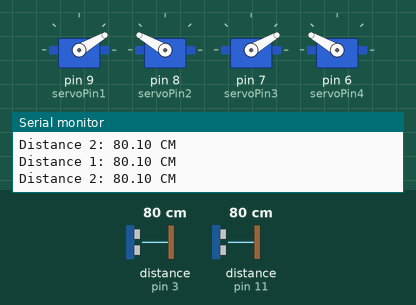
Simulated run of this sketch. Board: Arduino Uno, built with avr-gcc and run on an emulated ATmega328P. On the bench: 4 × servo, the last lines printed to the serial monitor. Wiring (inferred from the names in the program): 2 × ultrasonic range finder: trigger pin 4, echo pin 3 / trigger pin 10, echo pin 11. The test bench sets the inputs (shaded band); at power-on: distance to the obstacle (sensors on pin 3, pin 11) 80 cm. The echo pulse lasts 58.3 µs per cm.

Above: at 1.29 s.
1.3 s: distance to the obstacle (sensor on pin 3) set to 2 cm
At 1.61 s:
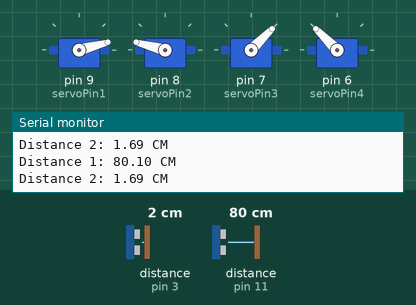
4.3 s: distance to the obstacle (sensor on pin 11) set to 6 cm
5.9 s: distance to the obstacle (sensor on pin 11) set to 3 cm
At 6.03 s:
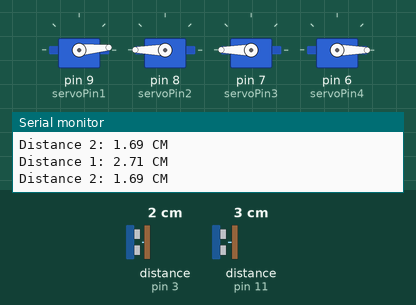
8.9 s: distance to the obstacle (sensor on pin 3) set to 5 cm
11.9 s: distance to the obstacle (sensor on pin 3) set to 8 cm
At 12.09 s:
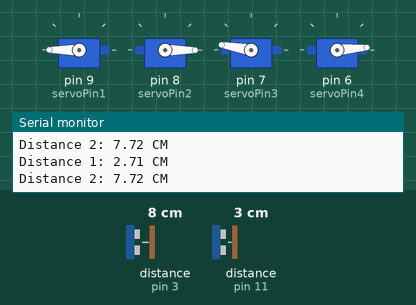
14.9 s: distance to the obstacle (sensor on pin 11) set to 35 cm
At 19.5 s:
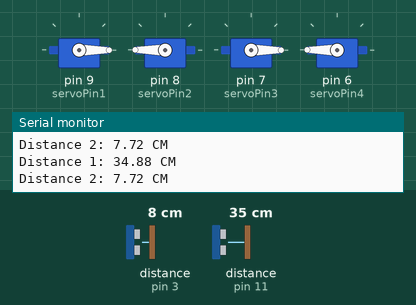
Timing chart, 0 to 24.9 s (numbered marks = the images above; inputs shaded):
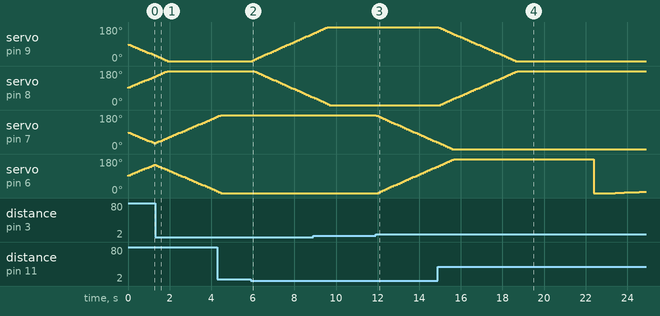

Measured:
- the behaviour switches between 5 and 4 cm on distance to the obstacle (sensor on pin 11) (found by bisection; images 1 and 2)
- the behaviour switches between 6 and 7 cm on distance to the obstacle (sensor on pin 3) (found by bisection; images 2 and 3)
- after the input at 5.9 s, servo on pin 9 (servoPin1): moves from 0° to 145° over 2.9 s, starting after 0.09 s
- after the input at 11.9 s, servo on pin 7 (servoPin3): moves from 180° to 35° over 2.9 s, starting at once; servo on pin 6 (servoPin4): moves from 0° to 140° over 2.8 s, starting after 0.15 s
- after the input at 14.9 s, servo on pin 9 (servoPin1): moves from 180° to 0° over 3.7 s, starting at once; servo on pin 8 (servoPin2): moves from 0° to 180° over 3.7 s, starting after 0.14 s

The sketch:

Suspension_Code.ino
```cpp
#include <Servo.h>

#define TRIG_PIN1 10
#define ECHO_PIN1 11
#define TRIG_PIN2 4
#define ECHO_PIN2 3

Servo servo1;
Servo servo2;
Servo servo3;
Servo servo4;


int servoPin1 = 9;
int servoPin2 = 8;
int servoPin3 = 7;
int servoPin4 = 6;
int servoPos1 = 90;
int servoPos2 = 90;
int servoPos3 = 90;
int servoPos4 = 90;

float minGoalDistance1 = 4.0; // Set the minimum goal distance for sensor 1 to 6cm
float maxGoalDistance1 = 5.0; // Set the maximum goal distance for sensor 1 to 7.5cm
float minGoalDistance2 = 5.0; // Set the minimum goal distance for sensor 2 to 8cm
float maxGoalDistance2 = 6.0; // Set the maximum goal distance for sensor 2 to 9.5cm

void setup() {
pinMode(TRIG_PIN1, OUTPUT);
  pinMode(ECHO_PIN1, INPUT);
  pinMode(TRIG_PIN2, OUTPUT);
  pinMode(ECHO_PIN2, INPUT);


  servo1.attach(servoPin1);
  servo1.write(servoPos1);

  servo2.attach(servoPin2);
  servo2.write(servoPos2);

  servo3.attach(servoPin3);
  servo3.write(servoPos3);

  servo4.attach(servoPin4);
  servo4.write(servoPos4);

  Serial.begin(9600);

}
void loop() {
  // Send ultrasonic pulse for sensor 1
  digitalWrite(TRIG_PIN1, LOW);
  delayMicroseconds(2);
  digitalWrite(TRIG_PIN1, HIGH);
  delayMicroseconds(10);
  digitalWrite(TRIG_PIN1, LOW);

  // Receive echo and calculate distance for sensor 1
  long duration1 = pulseIn(ECHO_PIN1, HIGH);
  float distance1 = duration1 / 58.0;

  // Send ultrasonic pulse for sensor 2
  digitalWrite(TRIG_PIN2, LOW);
  delayMicroseconds(2);
  digitalWrite(TRIG_PIN2, HIGH);
  delayMicroseconds(10);
  digitalWrite(TRIG_PIN2, LOW);

  // Receive echo and calculate distance for sensor 2
  long duration2 = pulseIn(ECHO_PIN2, HIGH);
  float distance2 = duration2 / 58.0;

  Serial.print("Distance 1: ");
  Serial.print(distance1);
  Serial.println(" CM");

  Serial.print("Distance 2: ");
  Serial.print(distance2);
  Serial.println(" CM");

  // Check if distance is within the acceptable range for sensor 1
  if (distance1 >= minGoalDistance1 && distance1 <= maxGoalDistance1) {
    // Do nothing if distance is within acceptable range for sensor 1
  } else {
    // Calculate the difference between the current distance and the goal distance for sensor 1
    float distanceDiff1 = (distance1 < minGoalDistance1) ? minGoalDistance1 - distance1 : distance1 - maxGoalDistance1;

    // Move servos 1 and 2 to adjust the height of the car for sensor 1
    if (distance1 < minGoalDistance1) {
      // Move servos 1 and 2 down to lower the car for sensor 1
      servoPos1 += 5;
      if (servoPos1 > 180) {
        servoPos1 = 180;
      }

      servoPos2 -= 5;
      if (servoPos2 > 180) {
        servoPos2 = 180;
      }
    } else {
      // Move servos 1 and 2 up to raise the car for sensor 1
      servoPos1 -= 5;
      if (servoPos1 < 0) {
        servoPos1 = 0;
      }

      servoPos2 += 5;
      if (servoPos2 < 0) {
        servoPos2 = 0;
      }
    }

    // Set the new positions for servos 1 and 2 for sensor 1
    servo1.write(servoPos1);
    servo2.write(servoPos2);
  }
// Control servo 3 and servo 4 based on the readings from the second ultrasonic sensor
 if (distance2 >= minGoalDistance2 && distance2 <= maxGoalDistance2) {
    // Do nothing if distance is within acceptable range for sensor 1
  } else {
    // Calculate the difference between the current distance and the goal distance for sensor 1
    float distanceDiff2 = (distance2 < minGoalDistance2) ? minGoalDistance2 - distance2 : distance2 - maxGoalDistance2;


  if (distance2 < minGoalDistance2) {
    // Move both servos down to lower the car
    servoPos3 += 5;
    if (servoPos3 > 180) {
      servoPos3 = 180;
    }

    servoPos4 -= 5;
    if (servoPos4 > 180) {
      servoPos4 = 180;
    }
  } else {
    // Move both servos up to raise the car
    servoPos3 -= 5;
    if (servoPos3 < 0) {
      servoPos3 = 0;
    }

    servoPos4 += 5;
    if (servoPos4 < 0) {
      servoPos4 = 0;
    }
  }

  // Set the new positions for servos for second sensor
  servo3.write(servoPos3);
  servo4.write(servoPos4);


delay(100);  }}
```
